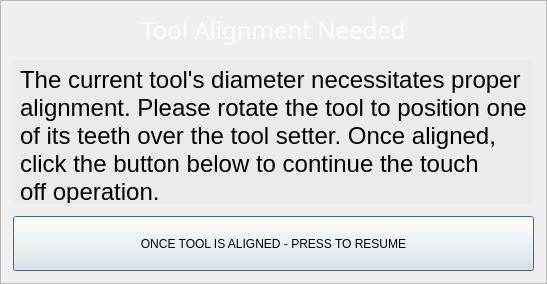
<?xml version="1.0" encoding="UTF-8"?>
<ui version="4.0">
 <class>Dialog</class>
 <widget class="QDialog" name="Dialog">
  <property name="windowModality">
   <enum>Qt::ApplicationModal</enum>
  </property>
  <property name="geometry">
   <rect>
    <x>0</x>
    <y>0</y>
    <width>421</width>
    <height>284</height>
   </rect>
  </property>
  <property name="windowTitle">
   <string>Tool Alignment Needed</string>
  </property>
  <property name="modal">
   <bool>true</bool>
  </property>
  <layout class="QHBoxLayout" name="horizontalLayout">
   <property name="spacing">
    <number>0</number>
   </property>
   <property name="leftMargin">
    <number>0</number>
   </property>
   <property name="topMargin">
    <number>0</number>
   </property>
   <property name="rightMargin">
    <number>0</number>
   </property>
   <property name="bottomMargin">
    <number>0</number>
   </property>
   <item>
    <widget class="QFrame" name="frame">
     <property name="styleSheet">
      <string notr="true">.QFrame {
    color: white;
    font-family: &quot;Bebas Kai&quot;;
    font-size: 16pt;
}

.QLabel {
    color: white;
    font-family: &quot;Bebas Kai&quot;;
    font-size: 18pt;    
}
</string>
     </property>
     <property name="frameShape">
      <enum>QFrame::StyledPanel</enum>
     </property>
     <property name="frameShadow">
      <enum>QFrame::Raised</enum>
     </property>
     <layout class="QGridLayout" name="gridLayout">
      <property name="leftMargin">
       <number>12</number>
      </property>
      <property name="topMargin">
       <number>12</number>
      </property>
      <property name="rightMargin">
       <number>12</number>
      </property>
      <property name="bottomMargin">
       <number>12</number>
      </property>
      <property name="spacing">
       <number>12</number>
      </property>
      <item row="3" column="0" colspan="3">
       <widget class="QLabel" name="lblToolRemark">
        <property name="sizePolicy">
         <sizepolicy hsizetype="Preferred" vsizetype="Expanding">
          <horstretch>0</horstretch>
          <verstretch>0</verstretch>
         </sizepolicy>
        </property>
        <property name="minimumSize">
         <size>
          <width>0</width>
          <height>60</height>
         </size>
        </property>
        <property name="styleSheet">
         <string notr="true">QLabel {
    border-style: transparent;
    border-color: rgb(235, 235, 235);
    border-width: 1px;
    border-radius: 5px;
    color: black;
    background: rgb(235, 235, 235);
	font: 75 16pt &quot;Bebas Kai&quot;;
}</string>
        </property>
        <property name="frameShape">
         <enum>QFrame::Box</enum>
        </property>
        <property name="frameShadow">
         <enum>QFrame::Plain</enum>
        </property>
        <property name="text">
         <string>The current tool's diameter necessitates proper
alignment. Please rotate the tool to position one
of its teeth over the tool setter. Once aligned,
click the button below to continue the touch
off operation.</string>
        </property>
        <property name="alignment">
         <set>Qt::AlignLeading|Qt::AlignLeft|Qt::AlignTop</set>
        </property>
       </widget>
      </item>
      <item row="0" column="0" colspan="3">
       <widget class="QLabel" name="label_1">
        <property name="font">
         <font>
          <family>Bebas Kai</family>
          <pointsize>18</pointsize>
         </font>
        </property>
        <property name="text">
         <string>Tool Alignment Needed</string>
        </property>
        <property name="alignment">
         <set>Qt::AlignCenter</set>
        </property>
       </widget>
      </item>
      <item row="4" column="0" colspan="3">
       <widget class="ActionButton" name="actionbutton">
        <property name="sizePolicy">
         <sizepolicy hsizetype="MinimumExpanding" vsizetype="MinimumExpanding">
          <horstretch>0</horstretch>
          <verstretch>0</verstretch>
         </sizepolicy>
        </property>
        <property name="minimumSize">
         <size>
          <width>0</width>
          <height>55</height>
         </size>
        </property>
        <property name="maximumSize">
         <size>
          <width>16777215</width>
          <height>55</height>
         </size>
        </property>
        <property name="styleSheet">
         <string notr="true">font: 75 17pt &quot;Bebas Kai&quot;;</string>
        </property>
        <property name="text">
         <string>ONCE TOOL IS ALIGNED - PRESS TO RESUME</string>
        </property>
        <property name="actionName" stdset="0">
         <string>program.run</string>
        </property>
       </widget>
      </item>
     </layout>
    </widget>
   </item>
  </layout>
 </widget>
 <customwidgets>
  <customwidget>
   <class>ActionButton</class>
   <extends>QPushButton</extends>
   <header>qtpyvcp.widgets.button_widgets.action_button</header>
  </customwidget>
 </customwidgets>
 <resources/>
 <connections>
  <connection>
   <sender>actionbutton</sender>
   <signal>clicked()</signal>
   <receiver>Dialog</receiver>
   <slot>accept()</slot>
   <hints>
    <hint type="sourcelabel">
     <x>131</x>
     <y>103</y>
    </hint>
    <hint type="destinationlabel">
     <x>31</x>
     <y>332</y>
    </hint>
   </hints>
  </connection>
 </connections>
</ui>
